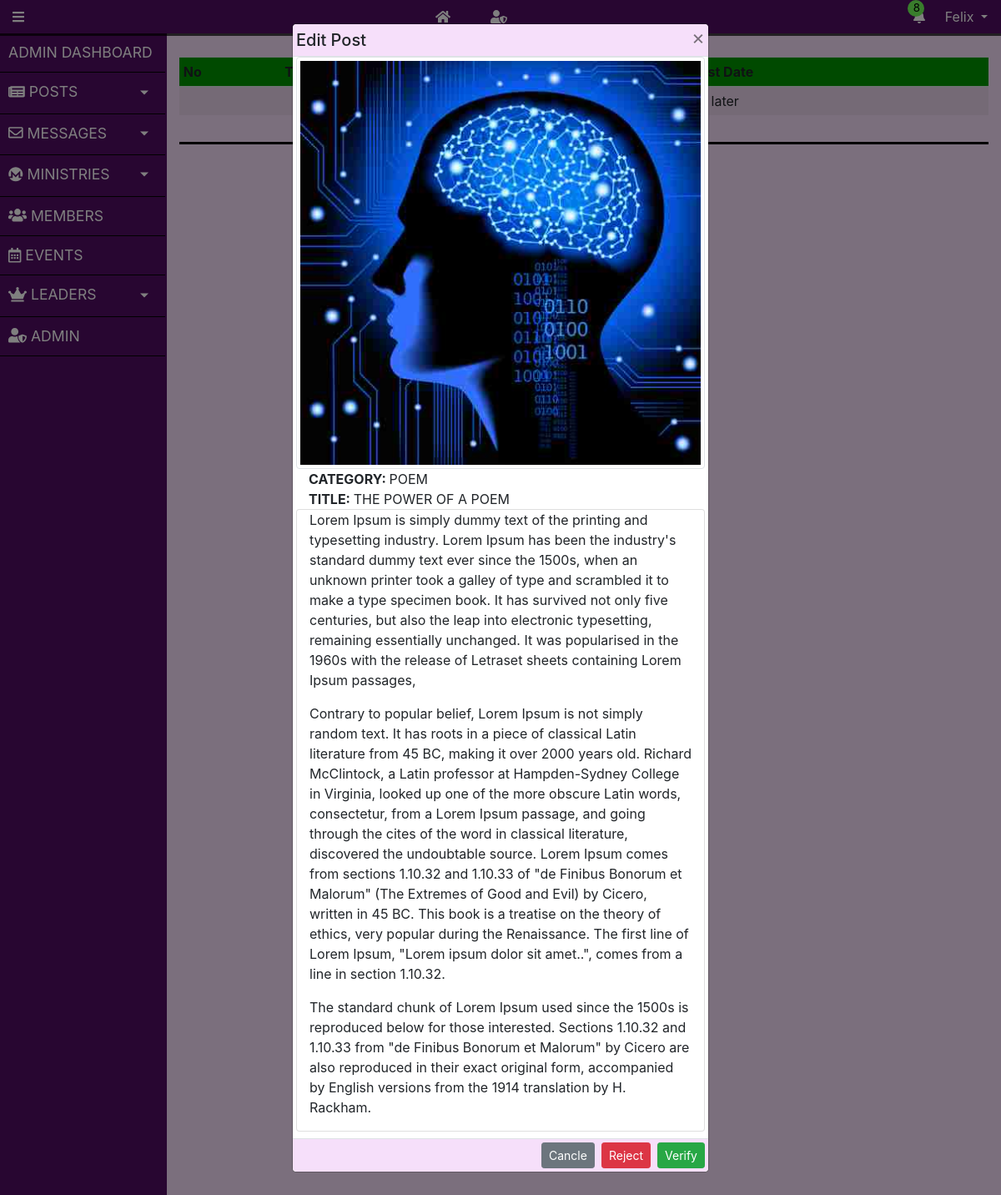
/user/unverified.php?id=1 (signed in), run on the app's committed database.
### tables this page shows
CREATE TABLE `user` (
  `user_id` int(11) NOT NULL,
  `user_email` varchar(255) NOT NULL,
  `user_fname` varchar(255) NOT NULL,
  `user_lname` varchar(255) NOT NULL,
  `user_phobeNo` varchar(255) DEFAULT NULL,
  `user_regno` varchar(45) DEFAULT NULL,
  `user_course` varchar(500) DEFAULT NULL,
  `user_pwd` longtext NOT NULL,
  `user_joindate` datetime NOT NULL DEFAULT CURRENT_TIMESTAMP,
  `user_img` mediumtext,
  `user_verified` tinyint(4) DEFAULT '0' COMMENT 'This field will determined if the Email Address of the User is Verified. 0 means NO and 1 means YES',
  `registered_by` varchar(45) DEFAULT NULL
);

CREATE TABLE `article` (
  `article_id` int(11) NOT NULL,
  `article_tittle` varchar(255) NOT NULL,
  `article_text` longtext NOT NULL,
  `article_pub_date` datetime NOT NULL DEFAULT CURRENT_TIMESTAMP,
  `article_edit_date` datetime DEFAULT NULL,
  `articleimg` varchar(255) DEFAULT '0',
  `article_fk_user_id` int(11) NOT NULL,
  `likes` int(11) DEFAULT NULL,
  `article_status` tinyint(4) DEFAULT '0',
  `category_fk_category_name` varchar(255) NOT NULL,
  `verified_by` varchar(255) DEFAULT NULL
);

### user/includes/session.php (called while the page is built, shortened)
<?php
class SESSION extends DATABASE
{
    public function isAdmin ($id){
        $sql = "SELECT admin_fk_user_id as adminID, admin_type FROM admin where admin_fk_user_id = $id";
        $result = $this->queryNone($sql);
        if (empty($result)) {
            return false;
        } else {
            return $result;
        }
    }
}

### user/includes/database.php (called while the page is built, shortened)
<?php
class DATABASE
{
    public function conn()
    {
        $this->servername ="localhost";
        $this->username ="root";
        $this->dbpassword ="";
        $this->dbname ="cudb";
        $this->charset  ="utf8mb4";
        try {
            $dsn =  "mysql:host=".$this->servername.";dbname=".$this->dbname.";charset=".$this->charset ;
            $pdo = new PDO($dsn, $this->username, $this->dbpassword);
            $pdo->setAttribute(PDO::ATTR_ERRMODE, PDO::ERRMODE_EXCEPTION);
            return $pdo;
        } catch (PDOExeption $e) {
            echo "Connection failed".$e->getMessage();
        }
    }
    public function query_1($sql, $id)
    {
        $stmt = $this->conn()->prepare($sql);
        $stmt->execute([$id]);
        $data = '';
        while ($row = $stmt->fetch(PDO::FETCH_ASSOC)) {
            $data = $row;
        }
        return $data;
    }
    public function queryNone($sql)
    {
        $stmt = $this->conn()->prepare($sql);
        $stmt->execute();
        $data = [];
        while ($row = $stmt->fetch(PDO::FETCH_ASSOC)) {
            $data[] = $row;
        }
        return $data;
    }
}

### user/includes/user.inc.php (called while the page is built, shortened)
<?php
class USER extends SESSION
{
    public function getuserbyid($id)
    {
        $sql= "SELECT * from user where user_id = ?;";
        $data = $this->query_1($sql, $id);
        return $data;
    }
}

### user/includes/article.php (called while the page is built, shortened)
<?php
class ARTICLE extends USER
{
    public function getArtSpecific($id)
    {
        $sql = "SELECT * FROM article where article_id = $id";
        $data = $this->queryNone($sql);
        return $data;
    }
}

### user/unverified.php (the view, shortened to what this page needs)
<?php require 'includes/topnav.php';
require 'includes/article.php';
?>
<main class="wrapper">
    <?php require 'includes/sidenav.php'?>
    <div class="content container-fluid">
        <div class="row"> <div class="col text-center font-weight-bold text-success">Unverified Posts</div></div>
        <div class="row mt-1">
            <div class="col">
                <?php
                $artOBJ = new  ARTICLE();
               $articles = $artOBJ->getArtUnverified();
                ?>
                <div class="" style="overflow-x:auto; max-height:70vh;">
                    <table class="table table-sm table-striped table-hover ">
                        <thead class="greenBgDark " style="">
                            <tr>
                                <th scope="col">No</th>
                                <th scope="col">Title</th>
                                <th scope="col">Category</th>
                                <th scope="col">Post Date</th>
                                <th scope="col"></th>
                            </tr>
                        </thead>
                        <tbody>
                            <?php  if (empty($articles)) {
                    echo '<tr> <td colspan="6" class="text-center">All posts have been  <strong>VERIFIED</strong>. Please check later </td></tr>';
                }  ?>
                        </tbody>
                    </table>
                </div>
            </div>
        </div>
    </div>
</main>
<div class="modal fade" id="editpost" tabindex="-1" role="dialog" aria-labelledby="RegNewMemberModal"
    aria-hidden="true">
    <div class="modal-dialog modal-dialog-scrollable" role="document">
        <div class="modal-content">
            <div class="modal-header p-1 " style="background-color:  #f6dffa;">
                <h5 class="modal-title text-center" id="exampleModalScrollableTitle">Edit Post</h5>
                <button type="button" class="close" data-dismiss="modal" aria-label="Close">
                    <span aria-hidden="true">&times;</span>
                </button>
            </div>
            <?php  if (isset($_GET['id'])): ?>
            <?php
                    $urlID= $_GET['id'];
                    $artOBJ = new  ARTICLE();
                    $articleData = $artOBJ->getArtSpecific($urlID);
            ?>
            <div class="modal-body py-0 px-1">
                <img src="includes/images/<?php echo $articleData[0]['articleimg']  ?>"
                    class="img-fluid img-thumbnail" alt="">
                <form id="userEditpost" action="includes/article.inc.php" enctype="multipart/form-data" method="post">
                    <div class="col">
                        <span class="font-weight-bolder d-inline">CATEGORY: </span><?php echo $articleData[0]['category_fk_category_name']  ?>
                    </div>
                    <div class="col">
                        <span class="font-weight-bolder d-inline">TITLE: </span><?php echo $articleData[0]['article_tittle']  ?>
                    </div>
                    <div class="col card mb-2">
                       <?php echo $articleData[0]['article_text']  ?>
                    </div>
                </form>
                <?php endif ?>
            </div>
            <div class="modal-footer p-1" style="background-color:  #f6dffa;">
                <button type="button" class="btn btn-secondary btn-sm" data-dismiss="modal">Cancle</button>
                <button type="submit" class="btn btn-danger btn-sm" form="userEditpost" name="reject_article">Reject</button>
                <button type="submit" class="btn btn-success btn-sm" form="userEditpost" name="verify_article">Verify</button>
            </div>
        </div>
    </div>
</div>
</body>
</html>

### user/includes/topnav.php (shortened to what this page needs)
<?php  require 'init.php';
if (!isset($_SESSION['user_id'])) {
  redirect("login.php");
}else {
    $logid =$_SESSION['user_id'];
    $objUser = new USER() ;
    $data = $objUser->getuserbyid($logid);
}
?>
<!DOCTYPE html>
<html lang="en">
<head>
    <link rel="stylesheet" href="css/reset.css">
    <link rel="stylesheet" href="css/bootstrap.css">
    <link rel="stylesheet" href="css/admin.css">
</head>
<body>
    <nav class="navbar navbar-expand-sm text-white d-flex sticky-top p-0" style="background-color: #500d62;">
        <div id="sidebarCollapse" class="col-auto ">
            <i class="fas fa-bars"></i>
        </div>
        <div id="sidebarCollapse" class="col-auto d-flex">
            <a class="dropdown-item text-white" href="../index.php "><i class="fas fa-home"></i></a>
            <?php
                if ($objUser->isAdmin($logid)) {
                echo '<a class="dropdown-item text-white" href="index.php "><i class="fas fa-user-shield"></i></a>';
                }
            ?>
        </div>
        <ul class="navbar-nav ">
            <li class="nav-item dropdown">
                <a class="nav-link dropdown-toggle text-white mr-2" href="#" id="notification" data-toggle="dropdown">
                    <span style="font-size: smaller; position: absolute; top: 0px ;right:45%; width: 20px; background-color: #73fb59;
                    border-radius: 200px; padding-left: 7px; color: #000000">8</span>
                    <i class="fas fa-bell"></i>
                </a>
            </li>
            <li class="nav-item dropdown">
                <a class="nav-link dropdown-toggle text-white mr-2" href="#" id="navbardrop" data-toggle="dropdown">
                   <?php echo $data['user_fname']; ?>
                </a>
            </li>
        </ul>
    </nav>

### user/css/admin.css (style rules this page uses)
body { background-color: #f6dffa; max-height: 100vh; overflow-y: hidden; }
.greenBgDark { background:#009500 }
nav { -webkit-box-shadow: 0px 3px 0px 0px rgba(0,0,0,0.72); -moz-box-shadow: 0px 3px 0px 0px rgba(0,0,0,0.72); box-shadow: 0px 3px 0px 0px rgba(0,0,0,0.72); }
@media (min-width: 576px) { .navbar-expand-sm { flex-flow: row nowrap; justify-content: space-between } }
.navbar-nav { flex-direction: row; }
#notification::after { display: none; }
a,a:hover,a:focus { color: inherit; text-decoration: none; transition: all 0.3s; cursor: pointer; }
.wrapper { display: flex; width: 100%; align-items: stretch; min-height: 100vh; }

### user/includes/topnav.php (style rules this page uses)
@media screen and (min-width: 768px) { .dropdown-toggle { margin-bottom: 2px; } }
@media screen and (min-width: 768px) { .navbar .dropdown-toggle, .nav-tabs .dropdown-toggle { margin-bottom: 0; } }

### data on the page
user: user_fname "Felix"
article: articleimg (picture), category_fk_category_name "POEM", article_tittle "THE POWER OF A POEM", article_text "Lorem Ipsum is simply dummy text of the printing and typesetting industry. Lorem Ipsum has been the industry's standard dummy text ever since the 1500s, when an unknown printer took a galley of type and scrambled it to make a type specimen book. It has survived not only five centuries, but also the leap into electronic typesetting, remaining essentially unchanged. It was popularised in the 1960s with the release of Letraset sheets containing Lorem Ipsum passages, Contrary to popular belief, Lorem Ipsum is not simply random text. It has roots in a piece of classical Latin literature from 45 BC, making it over 2000 years old. Richard McClintock, a Latin professor at Hampden-Sydney College in…"
